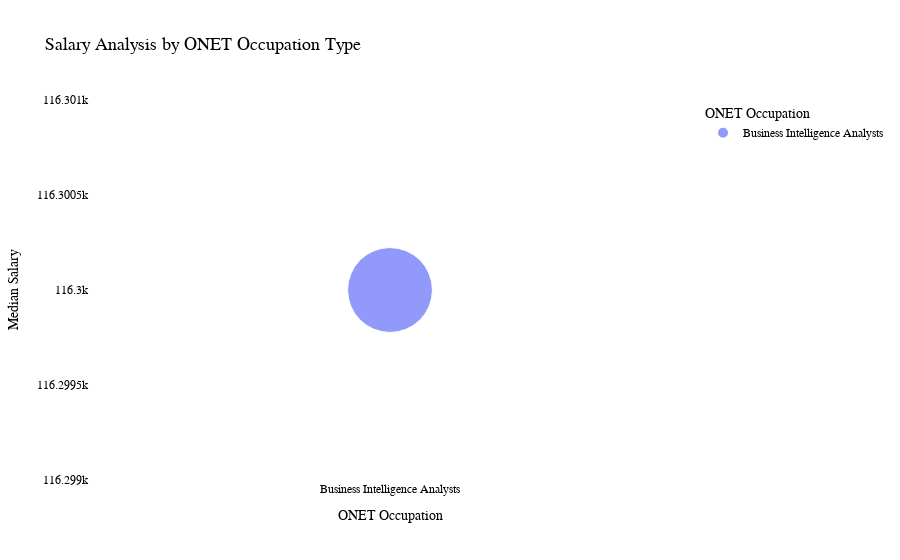

Source (notebook cell):
### Markdown cell above
# Salary Analysis by ONET Occupation Type (Bubble Chart)
- Analyze how salaries differ across ONET occupation types.
- **Aggregate Data**
  - Compute **median salary** for each occupation in the **ONET taxonomy**.
- **Visualize results**
  - Create a **bubble chart** where:
    - **X-axis** = `ONET_NAME`
    - **Y-axis** = `Median Salary`
    - **Size** = Number of job postings
  - Apply custom colors and font styles.
- **Explanation:** Write two sentences about what the graph reveals.

### Code cell
aggregated_df = df.groupBy("ONET_NAME").agg(
    expr("percentile_approx(SALARY, 0.5)").alias("MEDIAN_SALARY"),
    count("*").alias("JOB_COUNT")
)

salary = aggregated_df.toPandas()

salary = px.scatter(pdf, x="ONET_NAME", y="MEDIAN_SALARY",
                 size="JOB_COUNT", color="ONET_NAME",
                 hover_name="ONET_NAME", size_max=60,
                 title="Salary Analysis by ONET Occupation Type",
                 labels={"ONET_NAME": "ONET Occupation", "MEDIAN_SALARY": "Median Salary", "JOB_COUNT": "Number of Job Postings"})

salary.update_layout(
    plot_bgcolor='white', 
    font_family="Arial",
    title_font_size=18,
    font=dict(
        size=12, 
        color="black"
    )
)

salary.show()
salary.write_image("_output/salary.svg")

### Figure 1 — Plotly figure (JSON) as saved in the notebook; plotly's stock layout.template omitted (floating-point values rounded to 4 significant figures)
{"data": [{"hovertemplate": "<b>%{hovertext}</b><br><br>ONET Occupation=%{x}<br>Median Salary=%{y}<br>Number of Job Postings=%{marker.size}<extra></extra>", "hovertext": ["Business Intelligence Analysts"], "legendgroup": "Business Intelligence Analysts", "marker": {"color": "#636efa", "size": [72476], "sizemode": "area", "sizeref": 20.13, "symbol": "circle"}, "mode": "markers", "name": "Business Intelligence Analysts", "orientation": "v", "showlegend": true, "type": "scatter", "x": ["Business Intelligence Analysts"], "xaxis": "x", "y": [116300], "yaxis": "y"}], "layout": {"font": {"color": "black", "family": "Arial", "size": 12}, "legend": {"itemsizing": "constant", "title": {"text": "ONET Occupation"}, "tracegroupgap": 0}, "plot_bgcolor": "white", "title": {"font": {"size": 18}, "text": "Salary Analysis by ONET Occupation Type"}, "xaxis": {"anchor": "y", "categoryarray": ["Business Intelligence Analysts"], "categoryorder": "array", "domain": [0, 1], "title": {"text": "ONET Occupation"}}, "yaxis": {"anchor": "x", "domain": [0, 1], "title": {"text": "Median Salary"}}}}
